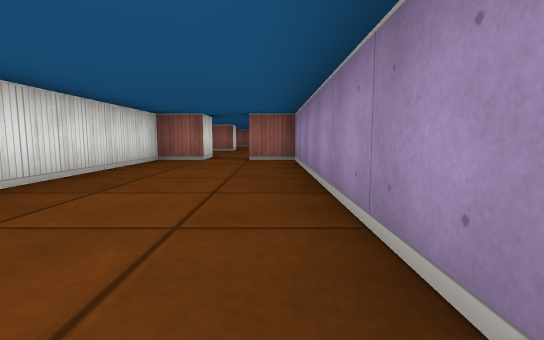
View 1 (above)

22 first-person views from a walk through a cub3D level. The camera is about half as high as the walls, tilts 6° down and sees 85° across. The floor is counted in squares. Each view is taken from the middle of a square. On the plan, view 1 faces up. The plan holds only what a view shows up to about 9 squares ahead; the rest is blank.

View 2
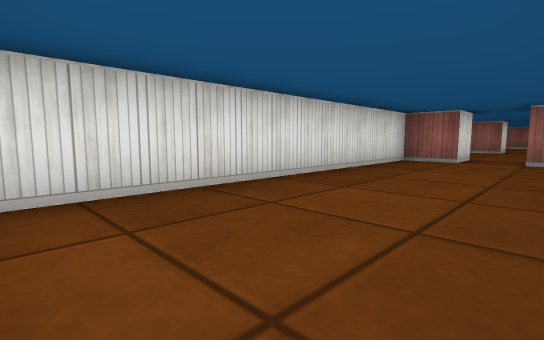

View 3
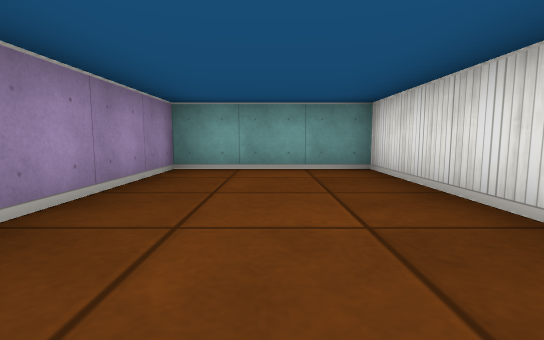

View 4
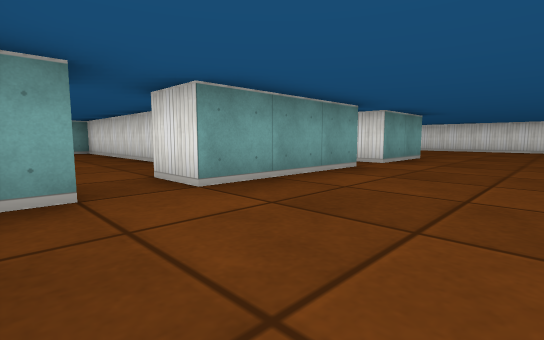

View 5
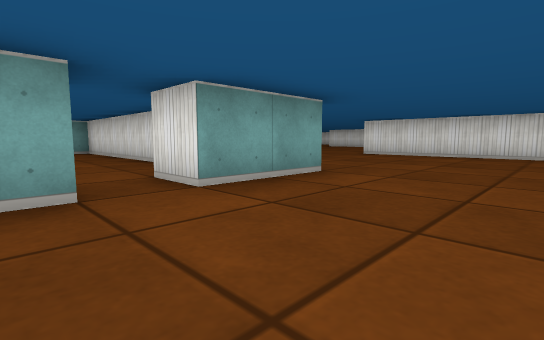

View 6
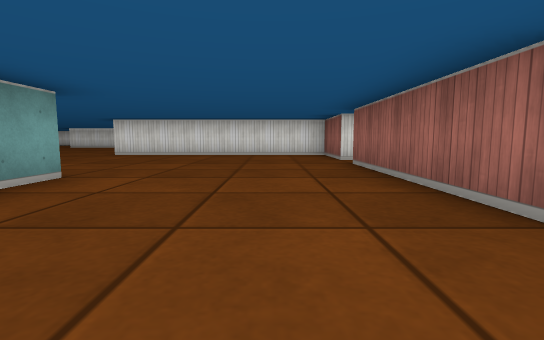

View 7
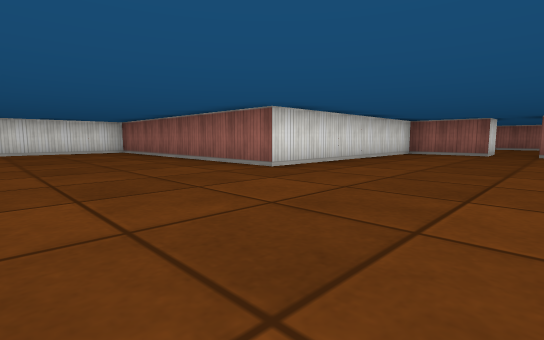

View 8
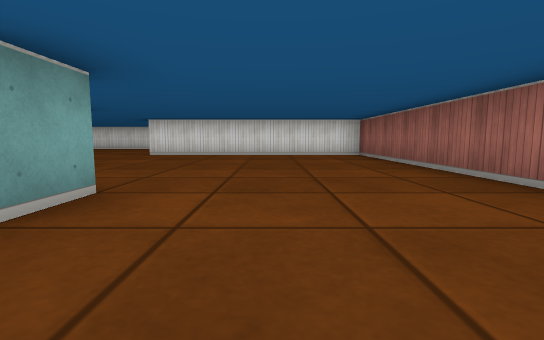

View 9
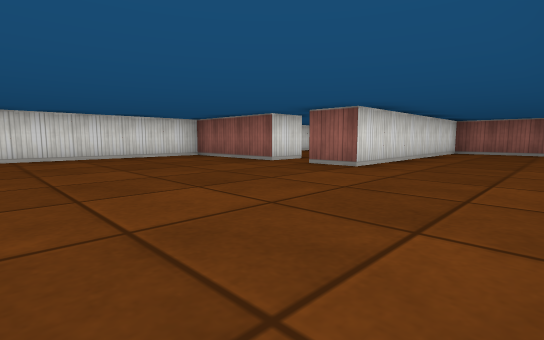

View 10
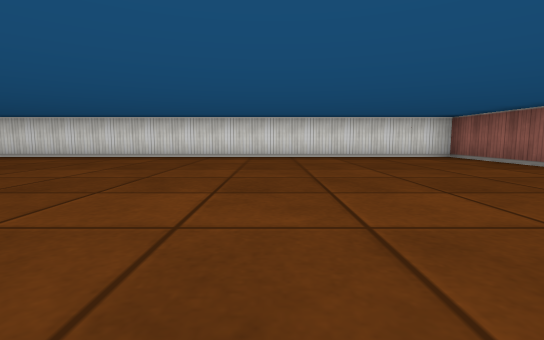

View 11
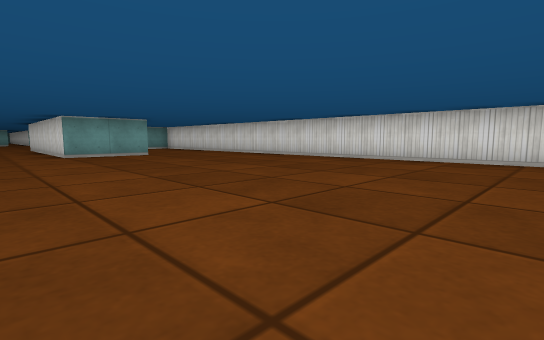

View 12
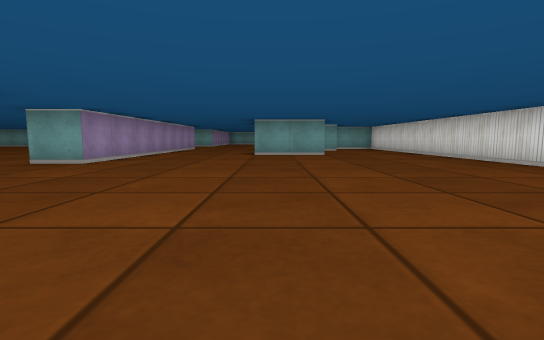

View 13
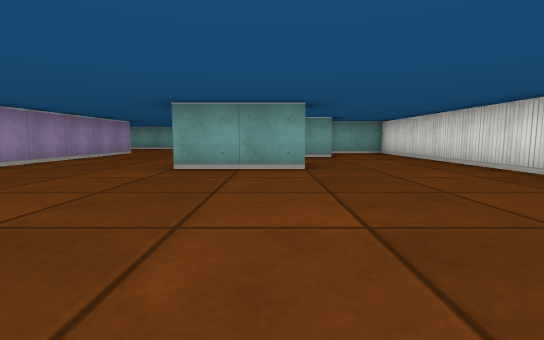

View 14
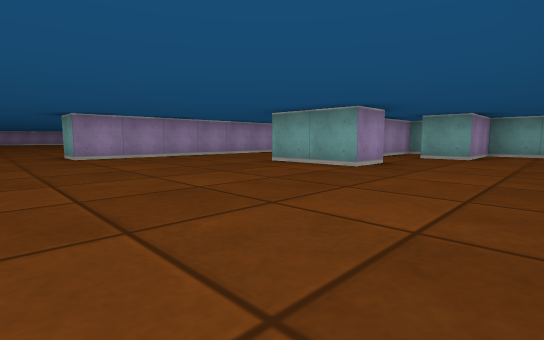

View 15
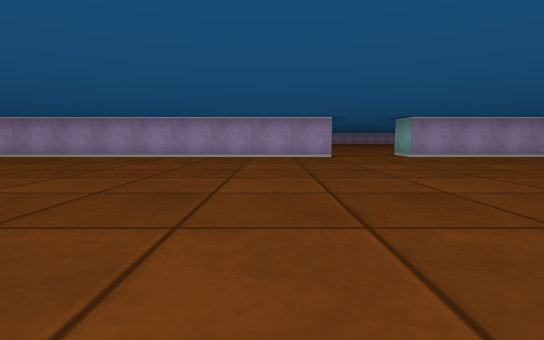

View 16
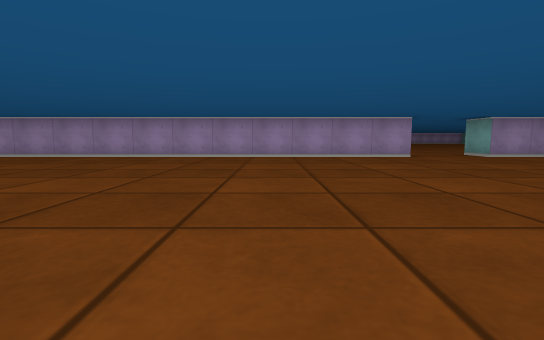

View 17
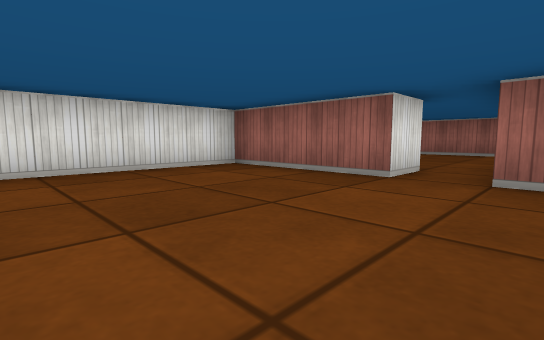

View 18
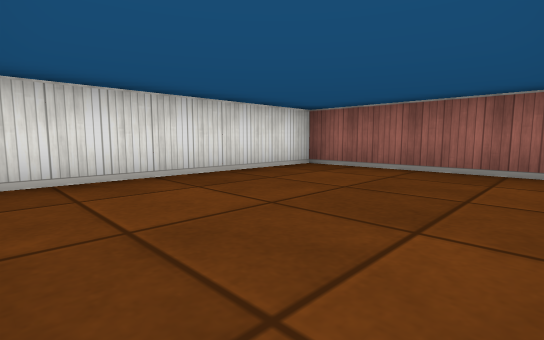

View 19
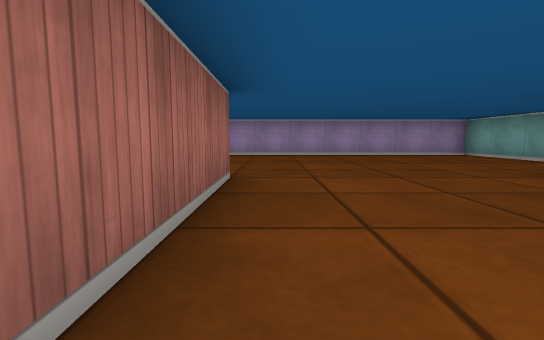

View 20
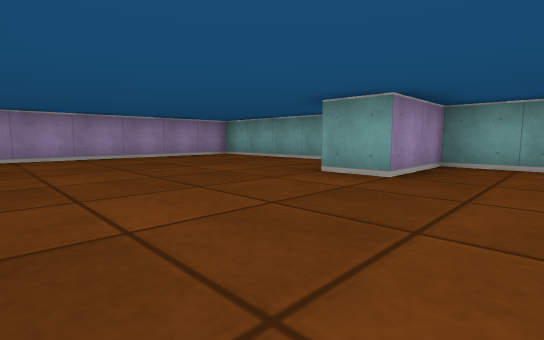

View 21
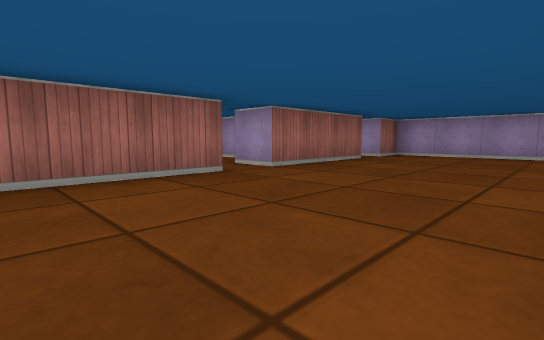

View 22
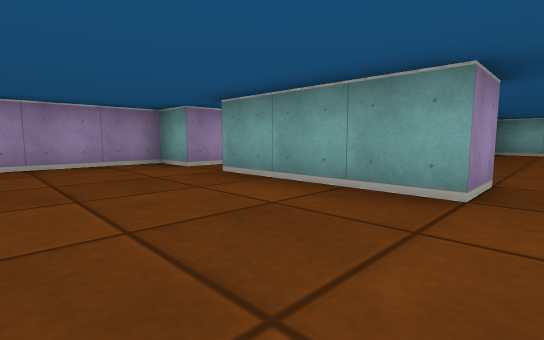

### Floor plan
Points are (right, up) in squares from view 1. A wall is a line through its corners. A room is listed if a view was taken in it or the views show most of it. See-through windows are left out.
Room 1 (views 1, 2, 3)
walls: (-1.5, 6.5) (-2.5, 6.5) (-2.5, -0.5) (0.5, -0.5) (0.5, 6.5) (-0.5, 6.5)
ways out: opening at (-1, 7) to room 2
Room 2 (views 4, 5, 6, 7, 8, 9, 10, 11, 12, 13, 14, 15, 16, 17, 19, 20, 21, 22)
walls: (-14.9, -0.5) (-13.5, -0.5) (-13.5, 1.5) (-12.5, 1.5); (-21.5, -0.5) (-24.5, -0.5) (-24.5, -21.1); (-11.1, -0.5) (-7.5, -0.5) (-7.5, 6.2); (-16.5, -11.6) (-16.5, -1.1); (-7.5, 7.5) (-5.5, 7.5) (-5.5, 6.5); (-16.5, -16.4) (-16.5, -13.5) (-15.5, -13.5); (-4.5, 6.5) (-4.5, 7.5) (-1.5, 7.5) (-1.5, 6.5); (-10.5, 12.5) (-10.5, 11.5) (-12.5, 11.5) (-12.5, 5.5) (-19.5, 5.5) (-19.5, -0.5) (-20.5, -0.5); (-21.5, -17.6) (-21.5, -16.5) (-19.5, -16.5); (-5.4, 11.5) (-9.5, 11.5); (-0.5, 6.5) (-0.5, 7.5) (0.5, 7.5) (0.5, 11.5) (-0.5, 11.5) (-0.5, 12.1); (-20.5, -21.4) (-20.5, -19.6); (-23.6, -21.5) (-22.5, -21.5) (-22.5, -19.5) (-21.5, -19.5); (-1.4, 11.5) (-4.5, 11.5) (-4.5, 12.5)
ways out: opening at (-1, 7) to room 1; opening at (-21, 0) to room 3; opening at (-5, 7) to room 4; opening at (-18, -16); opening at (-16, -12.5); opening at (-10, 12); opening at (-5, 12); opening at (-1, 12)
Room 3 (view 18)
walls: (-21.5, 0.5) (-21.5, -0.5); (-21.1, 5.5) (-24.5, 5.5) (-24.5, 1.1)
ways out: opening at (-21, 0) to room 2
Room 4 (no view inside)
walls: (-6.5, 4.2) (-6.5, -0.5) (-3.5, -0.5)
ways out: opening at (-5, 7) to room 2

Positions as (right, up) in squares from view 1, and headings:
1: (0, 0), facing up
2: (0, 0), facing up-left
3: (-1, 4), facing down
4: (0, 10), facing down-left
5: (-4, 10), facing down-left
6: (-4, 10), facing left
7: (-9, 2), facing up-left
8: (-11, 3), facing left
9: (-17, -5), facing up-left
10: (-17, -5), facing left
11: (-18, -8), facing down-left
12: (-20, -8), facing down
13: (-21, -12), facing down
14: (-24, -12), facing down-right
15: (-24, -10), facing right
16: (-24, -8), facing right
17: (-20, -4), facing up-left
18: (-21, 1), facing up-left
19: (-16, 5), facing right
20: (-15, 5), facing down-right
21: (-8, 8), facing up-right
22: (-5, 10), facing down-right
